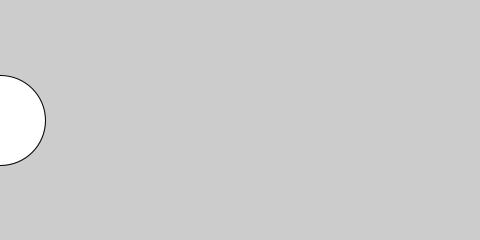
Frame 1 (no input)
Frame 60 (the mouse pressed at the canvas centre just before this capture): identical to frame 1, image omitted
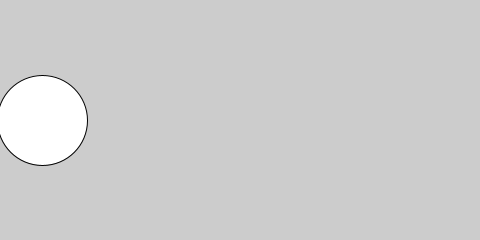
Frame 120 (the mouse held since frame 60 and released just before this capture)

The Processing sketch that drew these frames (run headless with seeded random() and noise(); from frame 60 on, the mouse is pressed at the canvas centre):

// Processing sketch: r3_timer
// ── r3_timer.pde
int time1 = 2000;
int time2 = 4000;
float x = 0;
void setup() {
  size(480, 240);
  smooth();
}
void draw() {
  int currentTime = millis();
  background(204);
  if (currentTime > time2) {
    x -= 0.5;
  } else if (currentTime > time1) {
    x += 2.5;
  }
  ellipse(x, height/2, 90, 90);
}
